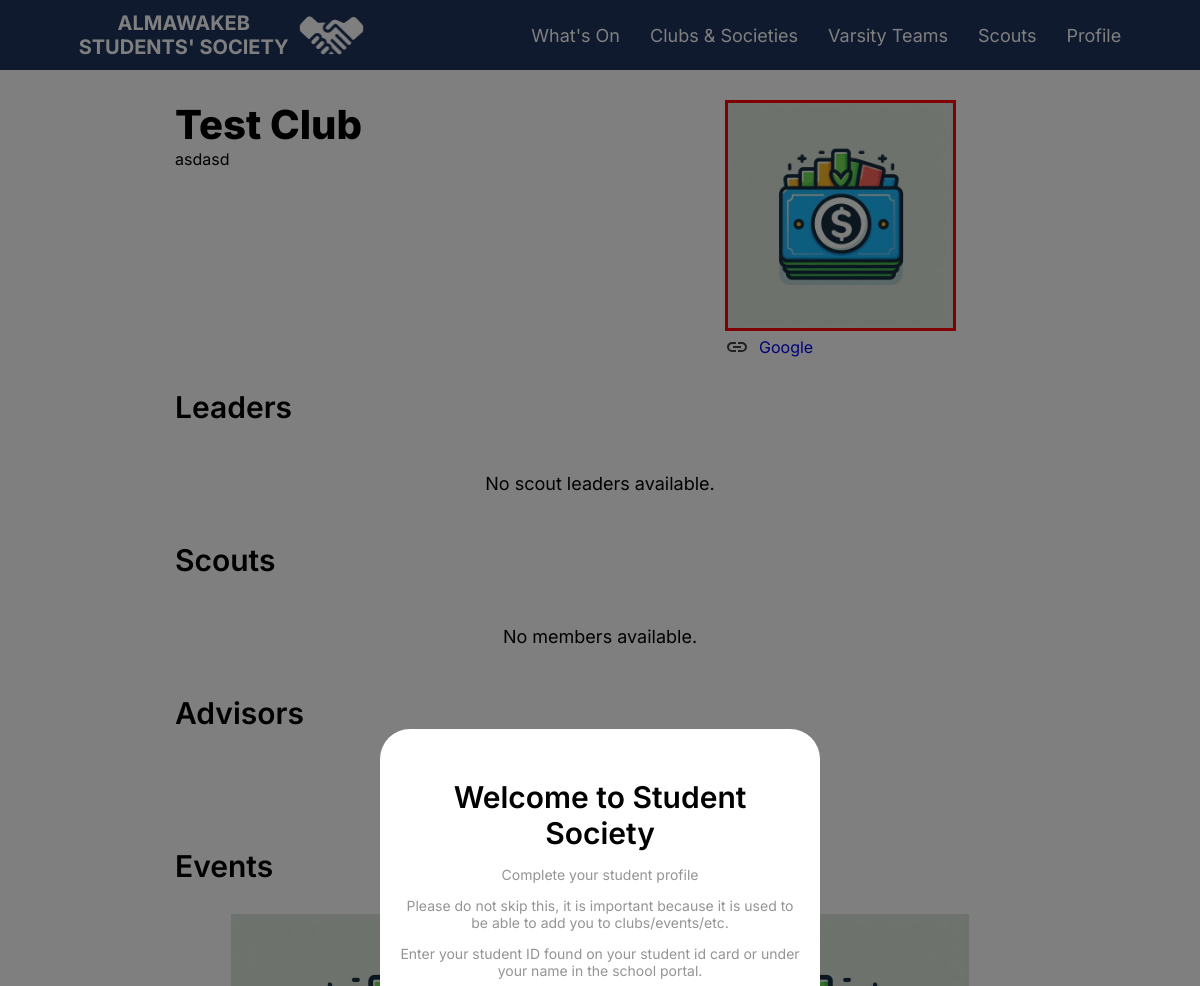
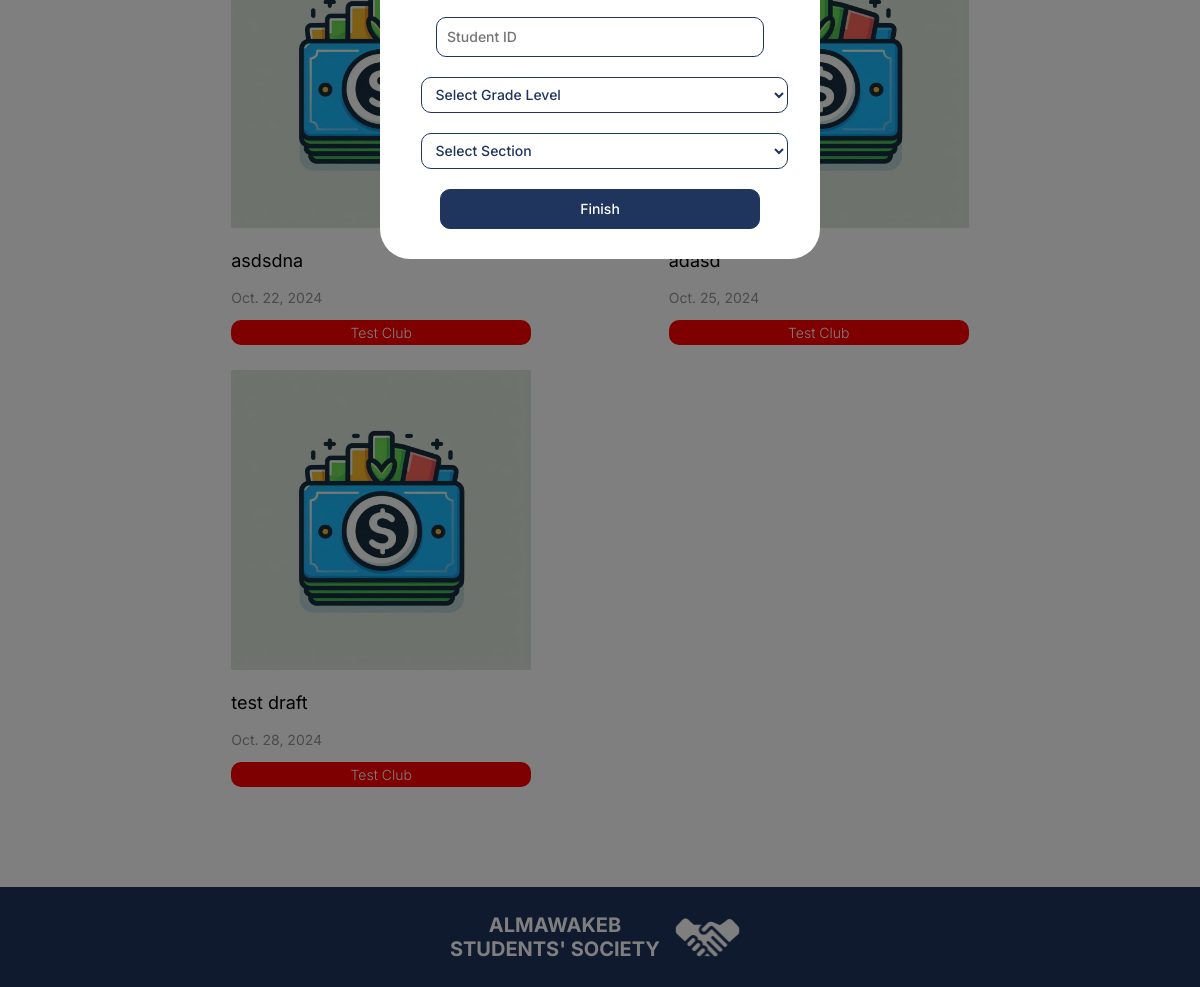
/Scouts/Detail/3/ (signed in), run on the app's committed database (2 pictures, top to bottom).
### mainapp/models.py (models this page shows, shortened)
class Club(models.Model):
    name = models.CharField(max_length=255)
    heads = models.ManyToManyField(User, related_name='head_clubs', blank=True)
    leadership = models.ManyToManyField(User, related_name='leadership_roles', blank=True)
    members = models.ManyToManyField(User, related_name='membership_clubs', blank=True)
    advisors = models.ManyToManyField(User, related_name='advisor_clubs', blank=True)
    events = models.ManyToManyField('Event', related_name='events', blank=True)
    type = models.CharField(choices=[('male', "Boys Only"),('female','Girls Only'), ('mixed', 'Mixed Club')], default='mixed', max_length=6)
    about = models.TextField()
    logo = models.ImageField(upload_to='clubs_logos/')
    color = models.CharField(max_length=7)  # Hex color code
    links = models.ManyToManyField(Links, related_name='club_links', blank=True)
    bylaws = models.ManyToManyField(Bylaw, related_name='club_bylaws', blank=True)

class Links(models.Model):
    name = models.CharField(max_length=10000)
    link = models.URLField()

class Event(models.Model):
    GROUP_CHOICES = [
        ('ngr', 'All Year Levels'),
        ('12', 'Senior'),
        ('11', 'Junior'),
        ('10', 'Sophomore'),
        ('9', 'Freshman'),
    ]
    GRADE_CHOICES = [
        ('nosec', 'All Sections'),
        ('A', 'A'),
        ('B', 'B'),
        ('C', 'C'),
        ('D', 'D'),
        ('E', 'E'),
        ('F', 'F'),
        ('G', 'G'),
        ('H', 'H'),
        ('I', 'I'),
        ('J', 'J'),
    ]
    author = models.ForeignKey(Club, on_delete=models.CASCADE, related_name='authored_events')
    cover = models.ImageField(upload_to='event_covers/', blank=True, null=True)  # Remove default and allow blank/null
    title = models.CharField(max_length=100)
    text = models.TextField()
    summary = models.CharField(max_length=150)
    date = models.DateField()
    end_date = models.DateField(blank=True,null=True)
    start_time = models.TimeField(blank=True, null=True)
    end_time = models.TimeField(blank=True, null=True)
    published_date = models.DateTimeField(null=True, blank=True)
    location = models.CharField(max_length=150, blank=True,null=False)
    color = models.ForeignKey(Club, on_delete=models.CASCADE, related_name='club_color', blank=True, null=True)
    group = models.CharField(max_length=3, choices=GROUP_CHOICES,default="ngr")
    grade = models.CharField(max_length=5, choices=GRADE_CHOICES,default="nosec")
    attendance_locked = models.BooleanField(default=False)
    members_only = models.BooleanField(default=False)
    highlight = models.BooleanField(default=False)
    draft = models.BooleanField(default=False)
    hos_approved = models.BooleanField(default=False)
    significant_event = models.BooleanField(default=False)
    attending_Students = models.ManyToManyField(User, related_name='attending_students', blank=True)
    confirmed_Students = models.ManyToManyField(User, related_name='confirm_students', blank=True)
    links = models.ManyToManyField(Links, related_name='events_links', blank=True)
    typeitem = "event"

### mainapp/views.py (the view)
# urls.py: path("Scouts/Detail/<int:scouts_id>/", views.Scouts_Detail, name="scouts_detail"),
def Scouts_Detail(request, scouts_id):
    try:
        scouts = Club.objects.get(id=scouts_id)
        events = Event.objects.filter(author=scouts)
    except ObjectDoesNotExist:
        return error_404_view(request, None)
    return render(request, "scouts_detail.html", {'scouts': scouts, 'user': request.user, 'events':events, 'links': scouts.links.all()})

### templates/scouts_detail.html (shortened to what this page needs)
{% extends 'Base.html' %}
{% load static %}
{% block content %}
<div>
    <div class="detailsSide">
            <div style="display: flex; justify-content: space-between; flex-direction: column; justify-content: flex-start;">
            <p class="pageTitle" style="margin: 0px;">{{ scouts.name }}</p>
                <div class="articleDescriptionText">
                    <div>{{ scouts.about|default_if_none:""|safe }}</div>
                </div>
            </div>
            <div class="linkcontrol">
                <img src="{{ scouts.logo.url }}" style="border: {{ scouts.color }} 3px solid;" alt="{{ scouts.name }} Logo" class="articleCover">
                <div style="width: 300px; text-align: center;">
                    {% for link in links %}
                    <div style=" display: flex; align-items: center;">
                        <img src="{% static "../media/images/link.svg" %}">
                        <a class="links" href="{{link.link }}" target="_blank" style="margin-top: 0px;  margin-left: 10px">{{ link.name }}</a>
                    </div>
                    {% endfor %}
                    </div>
            </div>
        </div>
        <p class="subtitle">Leaders</p>
        <div class="studentGrid">
            {% for leader in scouts.heads.all %}
            <div>
                <a>
                    <img src="{{ leader.associated_student.profile_picture.url }}" class="studentPFP" alt="{{ leader.name }}" class="profileCover">
                    <p class="text">{{ leader.name }}</p>
                </a>
            </div>
            {% empty %}
            <p class="text">No scout leaders available.</p>
            {% endfor %}
        </div>
        <p class="subtitle">Scouts</p>
        <div class="studentGrid">
            {% for member in scouts.members.all %}
            <div>
                <a>
                    <img src="{{ member.associated_student.profile_picture.url }}" alt="{{ member.name }}" class="studentPFP profileCover">
                    <p class="text">{{ member.name }}</p>
                </a>
            </div>
            {% empty %}
            <p class="text">No members available.</p>
            {% endfor %}
        </div>
        <p class="subtitle">Advisors</p>
        <div class="studentGrid">
            {% for member in scouts.advisors.all %}
            <div>
                <a>
                    <img src="{{ member.associated_faculty.profile_picture.url }}" alt="{{ member.name }}" class="studentPFP profileCover">
                    <p class="text">{{ member.name }}</p>
                </a>
            </div>
            {% empty %}
            <p class="text">No advisors available.</p>
            {% endfor %}
        </div>
        <p class="subtitle">Events</p>
        <div class="grid">
            {% for event in events %}
            <div>
                <a href="{% url 'event_detail' event.id %}">
                    <img class="eventCover" src="{{ event.cover.url }}" alt="Event Cover">
                    <p class="text" style="max-width: 306px; overflow: hidden; text-overflow: ellipsis; white-space: nowrap;">{{ event.title }}</p>
                    <p class="aboutText">{{ event.date }}</p>
                    <div class="tagBox" style="background: {{ event.author.color }};">
                        <p class="tagText">{{ event.author.name }}</p>
                    </div>
                </a>
            </div>
            {% empty %}
            <p class="text">No events available.</p>
            {% endfor %}
        </div>
    </div>
</div>
{% endblock %}

### static/CSS/base.css (style rules this page uses)
a { text-decoration: none; }
.pageTitle { color: black; font-size: 40px; font-family: Inter; font-weight: 800; margin-top: 0px; margin-bottom: 30px; }
.text { color: black; font-size: 18px; font-family: Inter; font-weight: 400; }
.subtitle { color: black; font-size: 30px; font-family: Inter; font-weight: 600; }
.aboutText { color: #949494; font-size: 14px; font-family: Inter; font-weight: 400; }
.grid { display: grid; grid-gap: 25px; justify-items: center; grid-template-columns: repeat(auto-fit, minmax(306px, 1fr)); }
.studentGrid { display: grid; grid-gap: 25px; justify-items: center; grid-template-columns: repeat(auto-fit, minmax(200px, 1fr)); }
.eventCover { width: 300px; height: 300px; }
.tagBox { display: flex; height: 25px; background: #414648; border-radius: 10px; align-items: center; justify-content: center; }
.tagText { text-align: center; color: white; font-size: 14px; font-family: Inter; font-weight: 300; }
.articleCover { width: 225px; height: 225px; }
.articleDescriptionText { color: black; font-size: 16px; font-family: Inter; font-weight: 400; }
.links { font-family: Inter; margin-top: 10px; max-width: 250px; text-overflow: ellipsis; white-space: nowrap; overflow: hidden; }
img { object-fit: contain; }
div { font-family: 'Inter'; }
.detailsSide { display: flex; justify-content: space-between; flex-direction: row; gap: 100px }

### data on the page
Club: name "Test Club", about "asdasd", logo (picture)
Links: name "Google"
Event: title "asdsdna", date "Oct. 22, 2024", author.name "Test Club"
Event: title "adasd", date "Oct. 25, 2024", author.name "Test Club"
Event: cover (picture), title "test draft", date "Oct. 28, 2024", author.name "Test Club"
